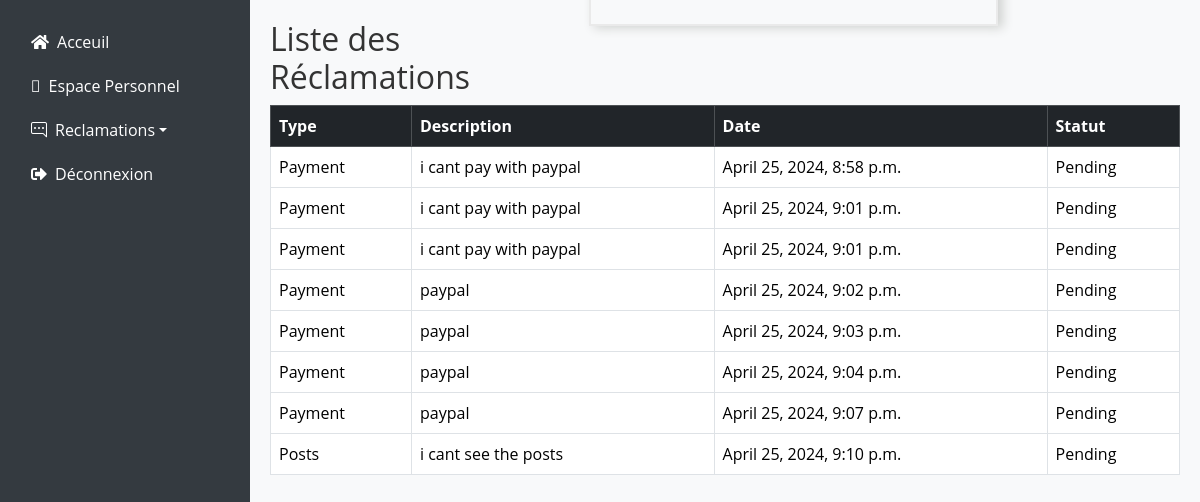
Before: /reclamations/view_reclamations/ (signed in) with the older database file.
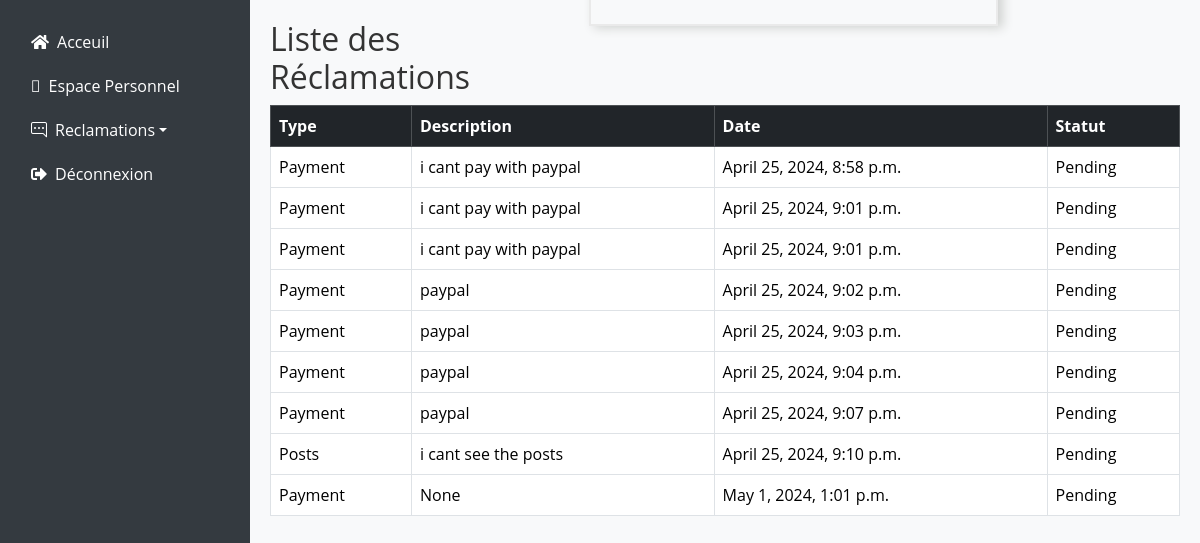
After: the same page with the newer database file.
### reclamations/models.py (models this page shows)
class Reclamation(models.Model):
    RECLAMATION_TYPES = [
        ('Payment', 'Payment Issue'),
        ('Posts', 'Posts Issue'),
        ('Other', 'Other Issue')
    ]
    STATUS_CHOICES = [
        ('Pending', 'Pending'),
        ('Resolved', 'Resolved'),
        ('Refused', 'Refused'),
    ]
    user = models.ForeignKey(User, on_delete=models.CASCADE)
    recl_type = models.CharField(max_length=100, choices=RECLAMATION_TYPES,default="Other")
    description = models.TextField(max_length=100, default="Your default description here")
    status = models.CharField(max_length=100, default='Pending')  # Status as a regular field
    created_at = models.DateTimeField(default=timezone.now)
    objects = models.Manager()

### reclamations/views.py (the view)
# urls.py: path('view_reclamations/', views.view_reclamations, name='view_reclamations'),
@login_required
def view_reclamations(request):
    reclamations = Reclamation.objects.filter(user=request.user)
    return render(request, 'reclamations/view_reclamations.html', {'reclamations': reclamations})

### templates/reclamations/view_reclamations.html (shortened to what this page needs)
{% load static %}
<!DOCTYPE html>
<html lang="en">
<head>
    <link href="https://cdn.jsdelivr.net/npm/bootstrap@5.3.2/dist/css/bootstrap.min.css" rel="stylesheet">
    <link href="https://cdnjs.cloudflare.com/ajax/libs/font-awesome/5.15.4/css/all.min.css" rel="stylesheet">
    <link href="https://cdn.jsdelivr.net/npm/bootstrap-icons/font/bootstrap-icons.css" rel="stylesheet">
</head>
<body>
<div class="sidebar">
    <ul class="nav flex-column">
        <li class="nav-item">
            <a class="nav-link" href="/"><i class="fas fa-home"></i>Acceuil</a>
        </li>
        <li class="nav-item">
            <a class="nav-link" href="{% url 'dashboard_donor' %}"><i class="fa-solid fa-address-card"></i>Espace Personnel</a>
        </li>
        <li class="nav-item dropdown">
            <a class="nav-link dropdown-toggle" href="#" role="button" data-bs-toggle="dropdown" aria-expanded="false"><i class="bi bi-chat-right-dots"></i>Reclamations</a>
        </li>
        <li class="nav-item">
            <a class="nav-link" href="{% url 'logout' %}"><i class="fas fa-sign-out-alt"></i>Déconnexion</a>
        </li>
    </ul>
</div>
<div class="main-content">
    <div class="info p-3 mb-3">
        <div class="info_ecriture">
        </div>
    </div>
    <div class="table-container">
        <h2>Liste des Réclamations</h2>
        <table class="table table-bordered table-hover">
            <thead class="table-dark">
                <tr>
                    <th scope="col">Type</th>
                    <th scope="col">Description</th>
                    <th scope="col">Date</th>
                    <th scope="col">Statut</th>
                </tr>
            </thead>
            <tbody>
                {% for reclamation in reclamations %}
                <tr>
                    <td>{{ reclamation.recl_type }}</td>
                    <td>{{ reclamation.description }}</td>
                    <td>{{ reclamation.created_at }}</td>
                    <td>{{ reclamation.status }}</td>
                </tr>
                {% endfor %}
            </tbody>
        </table>
    </div>
</div>
</body>
</html>

Changed rows visible on the page:
added Reclamation: recl_type "Payment", description "None", created_at "May 1, 2024, 1:01 p.m.", status "Pending"
